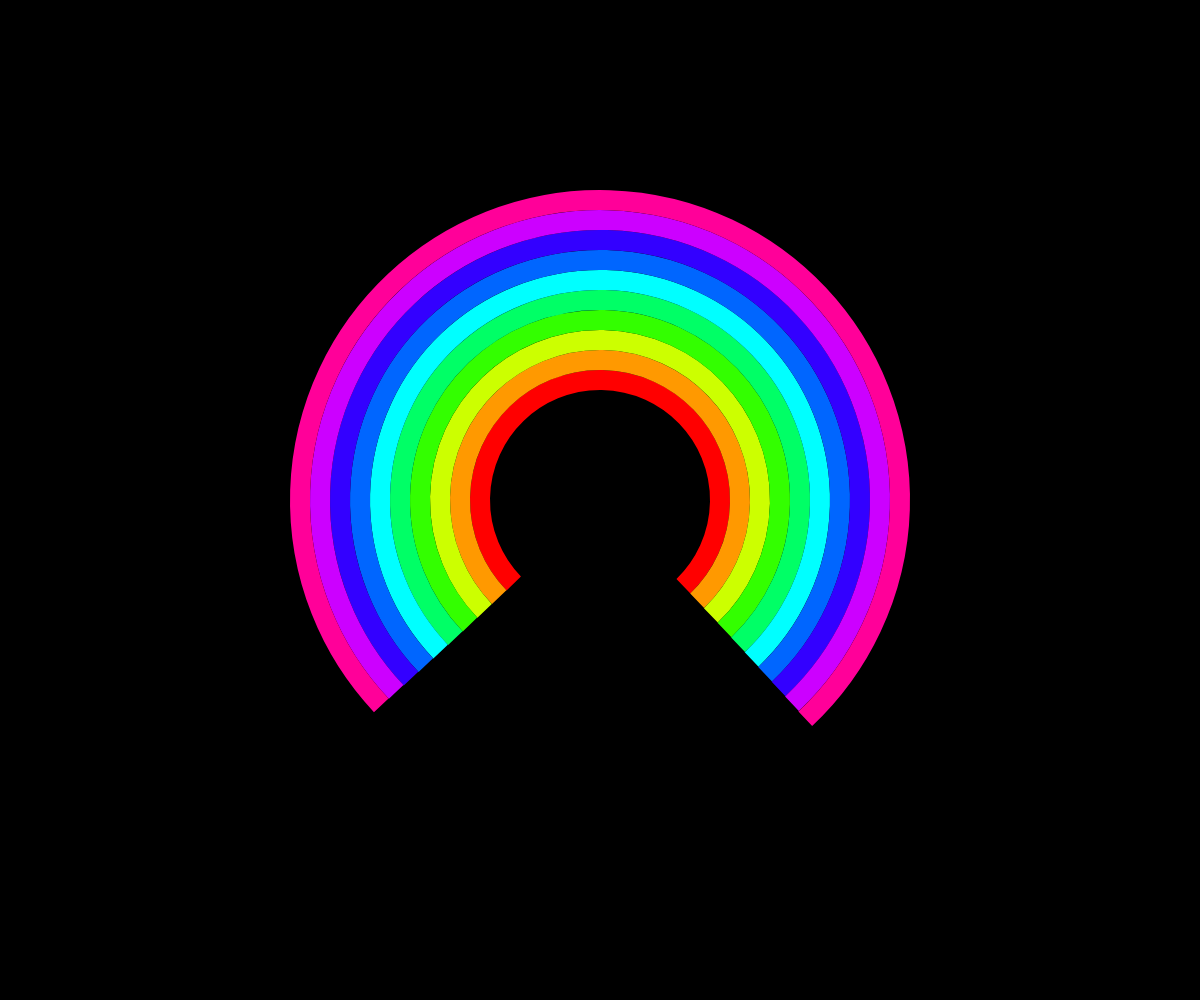
Frame 1 (no input)
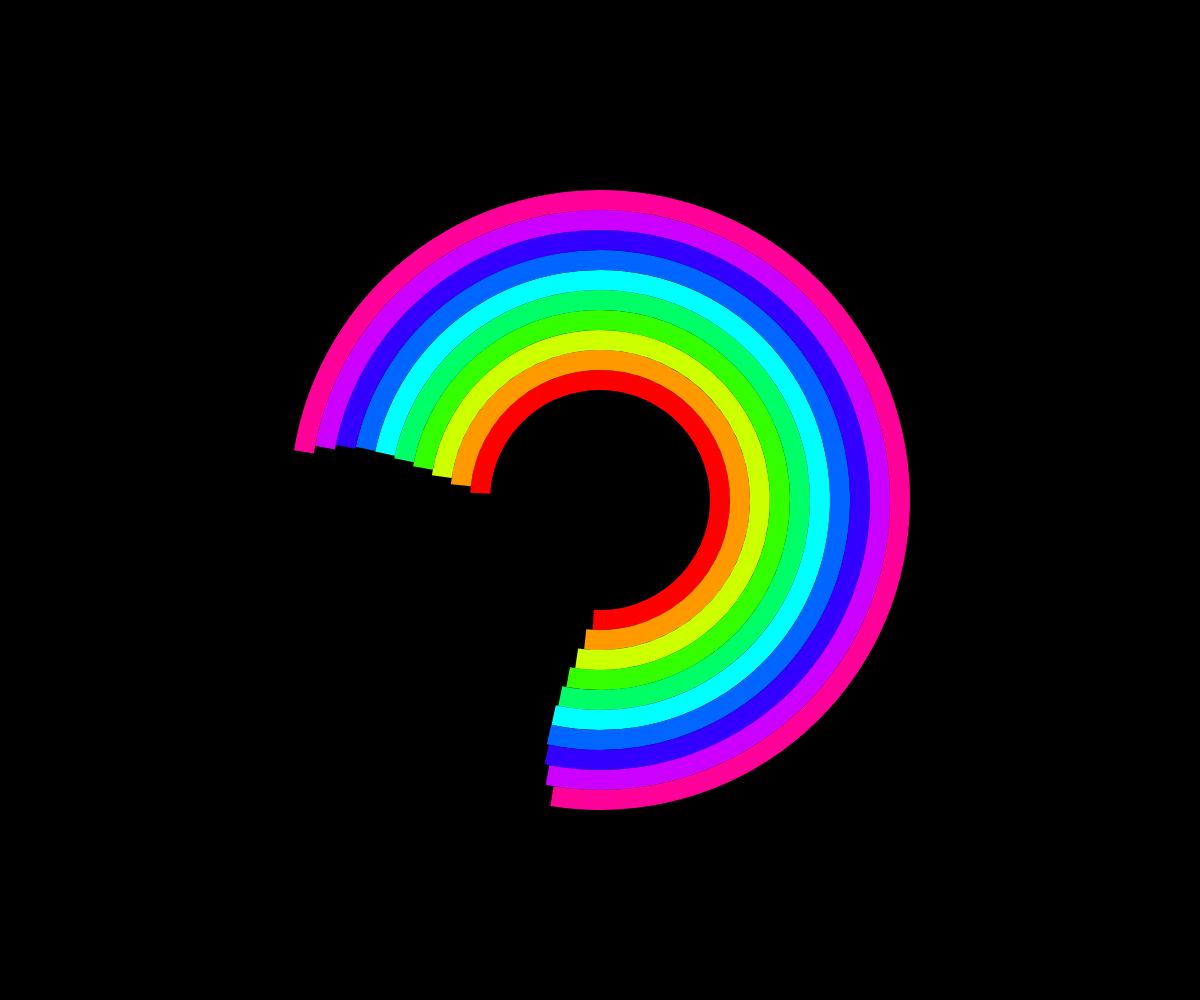
Frame 60 (no input)
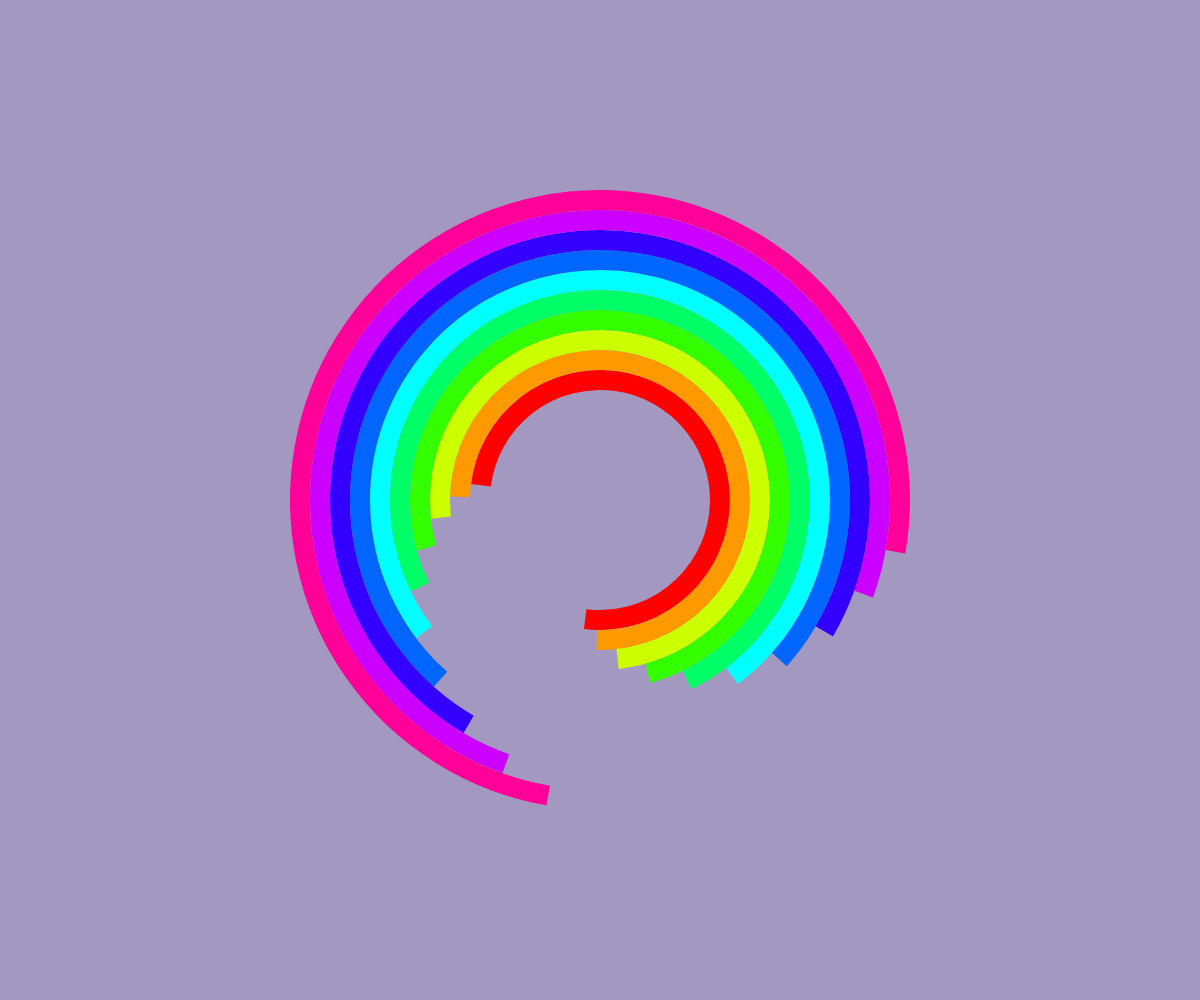
Frame 120 (the mouse pressed at the canvas centre since frame 60)

The p5.js sketch that drew these frames (run headless with seeded random() and noise() and a simulated clock; from frame 60 on, the mouse is pressed at the canvas centre):

// p5.js sketch
// ── sketch.js
let radius;
let numRings = 10;
let strWeight = 20;
let timerID
let bkgndClr

function setup() {
  createCanvas(windowWidth, windowHeight);
  colorMode(HSB, TWO_PI, 1, 1);

  radius = width * 0.1;
  strokeCap(SQUARE);
  bkgndClr = color(0)
  timerID = setInterval(()=>{
    bkgndClr=color(random(TWO_PI), random(1),random(1))
  },2000)
}

function draw() {
  background(bkgndClr);

  strokeWeight(strWeight);
  noFill();
  
  translate(width * 0.5, height * 0.5);
  for (let i = 0; i < numRings; i++) {
    push()
    rotate(sin(millis() * 0.001 * (i * 0.1+1)));
    let diameter = i * strWeight * 2 + radius * 2;
    stroke((TWO_PI / numRings) * i, 1, 1);
    arc(0, 0, diameter, diameter, HALF_PI + QUARTER_PI, QUARTER_PI);
    pop()

  }
}
